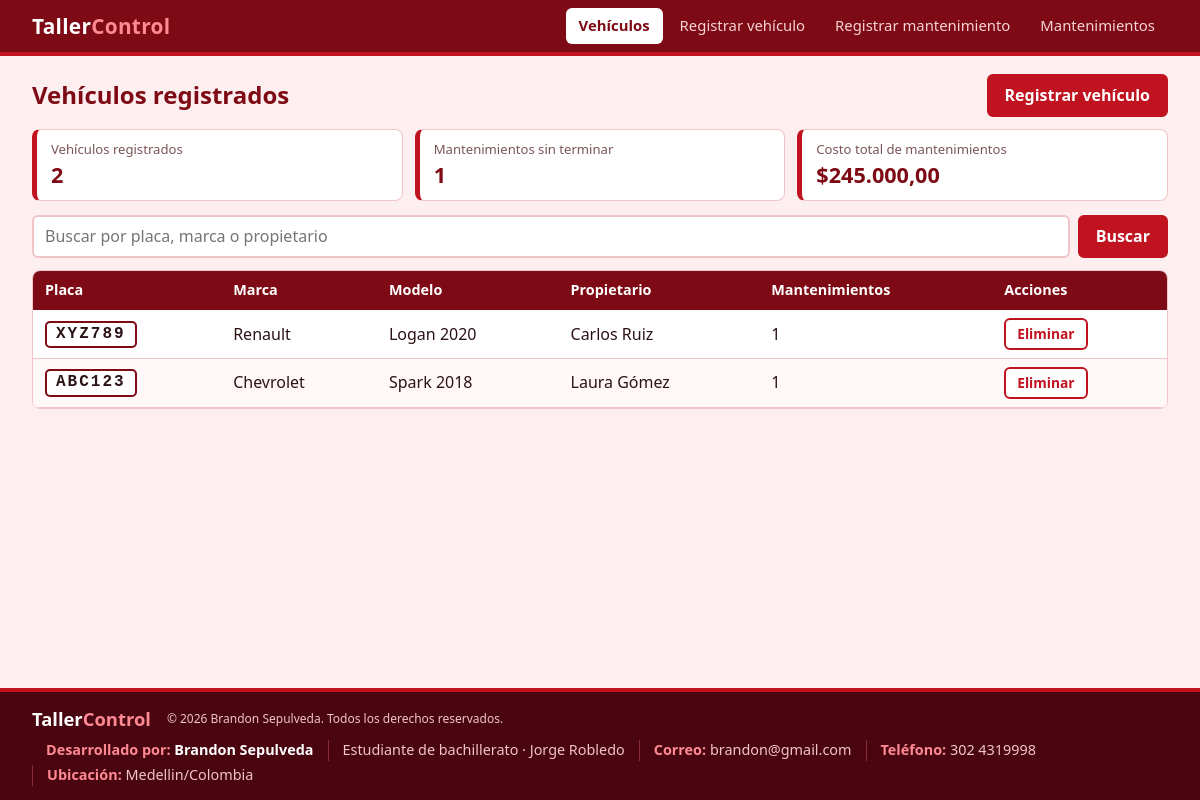
The page / on the database its author committed.
### tables this page shows
CREATE TABLE IF NOT EXISTS vehiculos (
  id          INT AUTO_INCREMENT PRIMARY KEY,
  placa       VARCHAR(10)  NOT NULL UNIQUE,
  marca       VARCHAR(50)  NOT NULL,
  modelo      VARCHAR(50)  NOT NULL,
  propietario VARCHAR(100) NOT NULL
);

### includes/conexion.php (called while the page is built, shortened)
<?php
function e($texto) {
    return htmlspecialchars($texto, ENT_QUOTES, 'UTF-8');
}
function dinero($valor) {
    return '$' . number_format($valor, 2, ',', '.');
}

### index.php (the view, shortened to what this page needs)
<?php
require 'includes/conexion.php';
$buscar = trim($_GET['q'] ?? '');
$sql = 'SELECT v.*, COUNT(m.id) AS total_mant
        FROM vehiculos v
        LEFT JOIN mantenimientos m ON m.vehiculo_id = v.id';
$params = [];
$sql .= ' GROUP BY v.id ORDER BY v.id DESC';
$stmt = $pdo->prepare($sql);
$stmt->execute($params);
$vehiculos = $stmt->fetchAll();
$resumen = $pdo->query("SELECT
    (SELECT COUNT(*) FROM vehiculos) AS vehiculos,
    (SELECT COUNT(*) FROM mantenimientos WHERE estado <> 'Terminado') AS abiertos,
    (SELECT COALESCE(SUM(costo), 0) FROM mantenimientos) AS total")->fetch();
require 'includes/header.php';
?>
<div class="encabezado-seccion">
  <h1>Vehículos registrados</h1>
  <a class="boton" href="vehiculo_nuevo.php">Registrar vehículo</a>
</div>
<div class="resumen">
  <div class="dato"><span>Vehículos registrados</span><strong><?= (int) $resumen['vehiculos'] ?></strong></div>
  <div class="dato"><span>Mantenimientos sin terminar</span><strong><?= (int) $resumen['abiertos'] ?></strong></div>
  <div class="dato"><span>Costo total de mantenimientos</span><strong><?= dinero($resumen['total']) ?></strong></div>
</div>
<form method="get" class="buscador">
  <input type="text" name="q" value="<?= e($buscar) ?>" placeholder="Buscar por placa, marca o propietario">
  <button type="submit" class="boton">Buscar</button>
</form>
<?php if (count($vehiculos) === 0): ?>
  <div class="vacio">
    <p>No hay vehículos para mostrar.</p>
    <a class="boton" href="vehiculo_nuevo.php">Registrar el primero</a>
  </div>
<?php else: ?>
  <div class="tabla-caja">
    <table>
      <thead>
        <tr>
          <th>Placa</th><th>Marca</th><th>Modelo</th><th>Propietario</th>
          <th>Mantenimientos</th><th>Acciones</th>
        </tr>
      </thead>
      <tbody>
        <?php foreach ($vehiculos as $v): ?>
          <tr>
            <td><span class="placa"><?= e($v['placa']) ?></span></td>
            <td><?= e($v['marca']) ?></td>
            <td><?= e($v['modelo']) ?></td>
            <td><?= e($v['propietario']) ?></td>
            <td><?= (int) $v['total_mant'] ?></td>
            <td>
              <form method="post" onsubmit="return confirm('¿Eliminar este vehículo y todos sus mantenimientos?');">
                <button type="submit" class="boton peligro pequeno">Eliminar</button>
              </form>
            </td>
          </tr>
        <?php endforeach; ?>
      </tbody>
    </table>
  </div>
<?php endif; ?>
<?php require 'includes/footer.php'; ?>

### css/estilos.css (style rules this page uses)
:root { --rojo: #C1121F; --rojo-oscuro: #7D0A14; --rojo-profundo: #4A0610; --rosa: #FDEEEF; --rosa-borde: #F1C4C8; --texto: #2A1215; --blanco: #FFFFFF; }
* { box-sizing: border-box; }
body { margin: 0; min-height: 100vh; display: flex; flex-direction: column; font-family: "Segoe UI", Tahoma, Arial, sans-serif; background: var(--rosa); color: var(--texto); line-height: 1.45; }
h1 { color: var(--rojo-oscuro); font-size: 1.5rem; margin: 0 0 12px; }
.encabezado-seccion { display: flex; flex-wrap: wrap; align-items: center; justify-content: space-between; gap: 10px; margin-bottom: 12px; }
.encabezado-seccion h1 { margin: 0; }
.resumen { display: grid; grid-template-columns: repeat(auto-fit, minmax(200px, 1fr)); gap: 12px; margin-bottom: 14px; }
.dato { background: var(--blanco); border: 1px solid var(--rosa-borde); border-left: 5px solid var(--rojo); border-radius: 8px; padding: 10px 14px; }
.dato span { display: block; font-size: .82rem; color: #7A5558; }
.dato strong { font-size: 1.35rem; color: var(--rojo-oscuro); }
.boton { display: inline-block; background: var(--rojo); color: var(--blanco); border: 2px solid var(--rojo); border-radius: 6px; padding: 8px 16px; font: inherit; font-weight: 600; text-decoration: none; cursor: pointer; }
.boton.peligro { background: var(--blanco); color: var(--rojo); border-color: var(--rojo); }
.boton.pequeno { padding: 4px 11px; font-size: .86rem; }
.formulario input, .formulario select, .buscador input { display: block; width: 100%; margin-top: 4px; padding: 8px 11px; border: 2px solid var(--rosa-borde); border-radius: 6px; font: inherit; color: var(--texto); background: var(--blanco); }
.buscador { display: flex; flex-wrap: wrap; gap: 8px; margin-bottom: 12px; }
.buscador input { margin-top: 0; flex: 1; min-width: 220px; }
.tabla-caja { background: var(--blanco); border: 1px solid var(--rosa-borde); border-radius: 8px; overflow-x: auto; }
table { width: 100%; border-collapse: collapse; min-width: 720px; }
th { background: var(--rojo-oscuro); color: var(--blanco); text-align: left; padding: 9px 12px; font-size: .9rem; }
td { padding: 8px 12px; border-bottom: 1px solid var(--rosa-borde); vertical-align: middle; }
tbody tr:nth-child(even) { background: #FFF7F8; }
.placa { display: inline-block; background: var(--blanco); color: var(--texto); border: 2px solid var(--rojo-oscuro); border-radius: 5px; padding: 0 9px; font-family: Consolas, "Courier New", monospace; font-weight: 800; letter-spacing: 2px; }

### rows shown on the page
vehiculos: placa "XYZ789", marca "Renault", modelo "Logan 2020", propietario "Carlos Ruiz", total_mant "1"
vehiculos: placa "ABC123", marca "Chevrolet", modelo "Spark 2018", propietario "Laura Gómez", total_mant "1"

### other values the page prints
$resumen['vehiculos'] "2"
$resumen['abiertos'] "1"
dinero($resumen['total']) "$245.000,00"
$config['autor'] "Brandon Sepulveda"
$etiqueta "Desarrollado por"
$valor "Brandon Sepulveda"
$valor "Estudiante de bachillerato · Jorge Robledo"
$etiqueta "Correo"
$valor "brandon@gmail.com"
$etiqueta "Teléfono"
$valor "302 4319998"
$etiqueta "Ubicación"
$valor "Medellin/Colombia"
